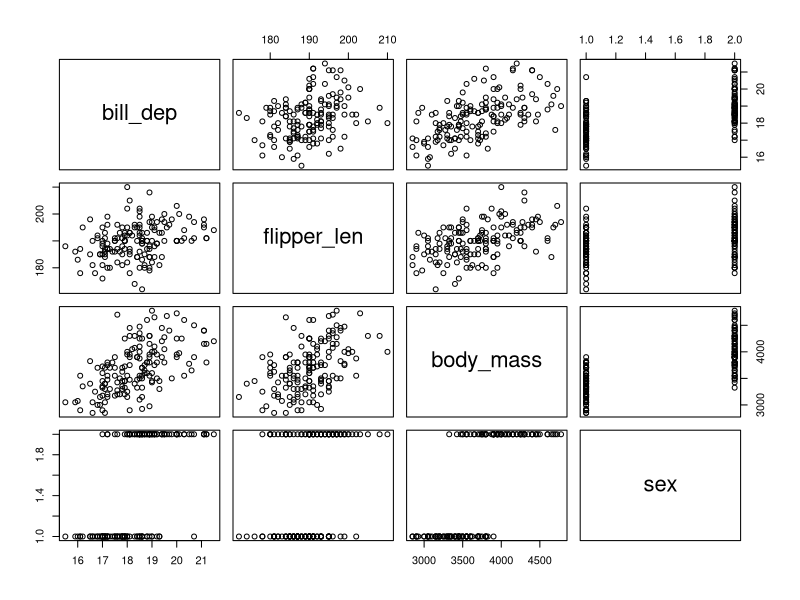

Source code (R): (Note: this script raises an error after producing the figure.)

#_________________ COEFICIENTE DE CORRELACIÃ“N ___________

# Para datos con distribucion normal
# Area: Estadistica Parametrica
# Utilizamos la matriz "penguins.xlsx"

#---------------------------------------------------------
#     Coeficiente de correlacion de Pearson
#---------------------------------------------------------

#1.- Seleccionamos las variables que vayamos a correlacionar
str(penguins)
penguins$especie

# 2.- Se seleccionan las filas 1 a la 61 que corresponden a la 
# especie Adeli y las variables cuantitativas.
adeli<-penguins[1:152,4:7]

# 3.- VisualizaciÃ³n de la matriz
View(adeli)


#4.- Generacion del grafico de correlacion
plot(adeli)

# 5.- Calculo de la correlacion de pearson
cor(adeli)

# 6.- Organizacion visual de la tabla de correlaciones
#6.1.- Se genera un nuevo objeto con el nombre de pearson
pearson<-cor(adeli)

#6.2.- Se abre la libreria knitr
install.packages("knitr")
library(knitr)

#6.3.- Se utiliza la funcion kable
kable(pearson)


#--------------------------------------------------
#      Correlacion de Spearman
#--------------------------------------------------

# Para datos con distribucion NO Normal
# Area: Estadistica NO Parametrica
# Se utiliza la matriz marvel_dc.csv

# 1.- Identificar las variables cuantitativas
str(marvel_dc)

# 2.- Nombre y posición de la variable
colnames(marvel_dc)

# 3.- Seleccionar las variables:
# rate, minutos, budget y gross.worldwide
marvel<-marvel_dc[,c(4,6,8,11)]

# 4.- Verificar que el nombre de las variables 
# esten correctas
colnames(marvel)

# 5.- Realizar un plot de exploracion
plot(marvel)

# 6.- Realizar la correlación de spearman
spearman<-cor(marvel, method = "spearman")

# 6.1.- Visualizar el objeto
spearman


#7.- Se utiliza la funcion kable para tabla en 
# formato markdown.
kable(spearman)
